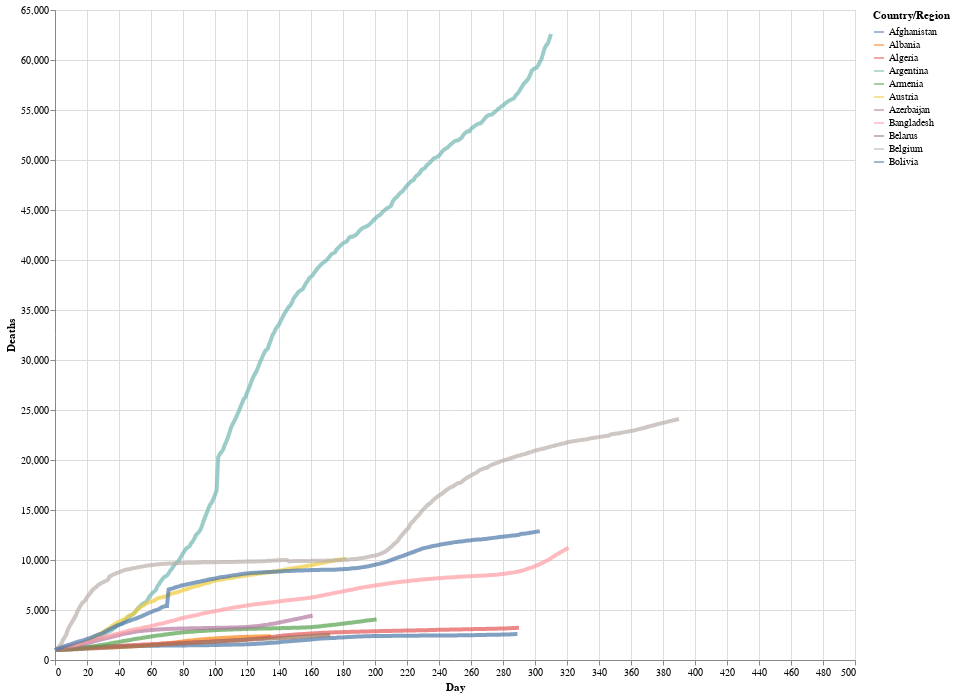

The cell this chart's notebook holds for it:
### Markdown cell above
We can now customize the code to thicken the line width, to alter the opacity, and to make the chart larger:

### Code cell
# altair plot 
alt.Chart(deaths_long_5000).mark_line(strokeWidth=4, opacity=0.7).encode(
    x='Day',
    y='Deaths',
    color='Country/Region'
).properties(
    width=800,
    height=650
)

### Figure 1 — Vega-Lite specification as saved in the notebook (floating-point values rounded to 4 significant figures; data arrays with more than 128 entries replaced by an {"elided": "..."} marker saying what was removed)
{"config": {"view": {"continuousWidth": 400, "continuousHeight": 300}}, "data": {"name": "data-247250510a2ec1273c7650c012355edb"}, "mark": {"type": "line", "opacity": 0.7, "strokeWidth": 4}, "encoding": {"color": {"type": "nominal", "field": "Country/Region"}, "x": {"type": "quantitative", "field": "Day"}, "y": {"type": "quantitative", "field": "Deaths"}}, "height": 650, "width": 800, "$schema": "https://vega.github.io/schema/vega-lite/v4.8.1.json", "datasets": {"data-247250510a2ec1273c7650c012355edb": {"elided": "5000 records"}}}
